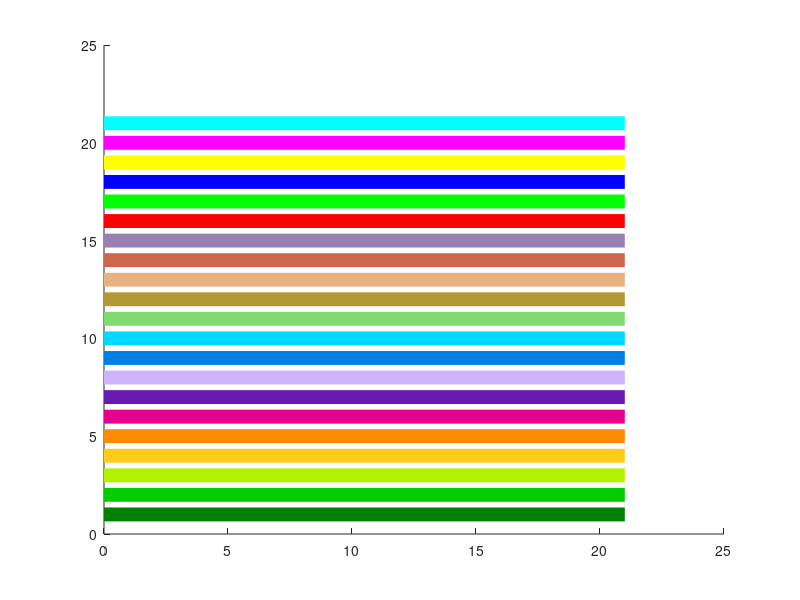

MATLAB code to generate this figure:
colorVec = [0,0.6,0;  ...
            0,0.9,0;  ...
            0.7,0.95,0;  ...
            1,0.9,0;  ...
            1,0.75,0;  ...
            1,0.55,0;  ...
            1,0.1,0.1;  ...
            0.95,0,0.6;  ...
            0.4,0.1,0.7;  ...
            0,0.5,1;  ...
            0,0.9,0.95;  ...
            0,1,0.9]; ...

colorVec = [0,0.5,0; 0,0.8,0; 0.7,0.95,0; 1,0.8,0.1; 1,0.55,0; ...
            0.9,0,0.55; 0.4,0.1,0.7; 0.8,0.7,1; 0,0.5,0.9; 0,0.85,1; ...
            0.5,0.85,0.45; 0.7,0.6,0.2; 0.9,0.7,0.5; 0.8,0.4,0.3; 0.6,0.5,0.7; ...
            1,0,0; 0,1,0; 0,0,1; 1,1,0; 1,0,1; 0,1,1];
        
% colorVec = [0.1,0.1,1; 0.8,0.7,1; 0,0.9,0; 1,0.8,0.1; 1,0.1,0];

figure(1); clf; hold on;
for i = 1:size(colorVec,1)
    plot([0,size(colorVec,1)],[i,i],'LineWidth',10,'Color',colorVec(i,:));
end

